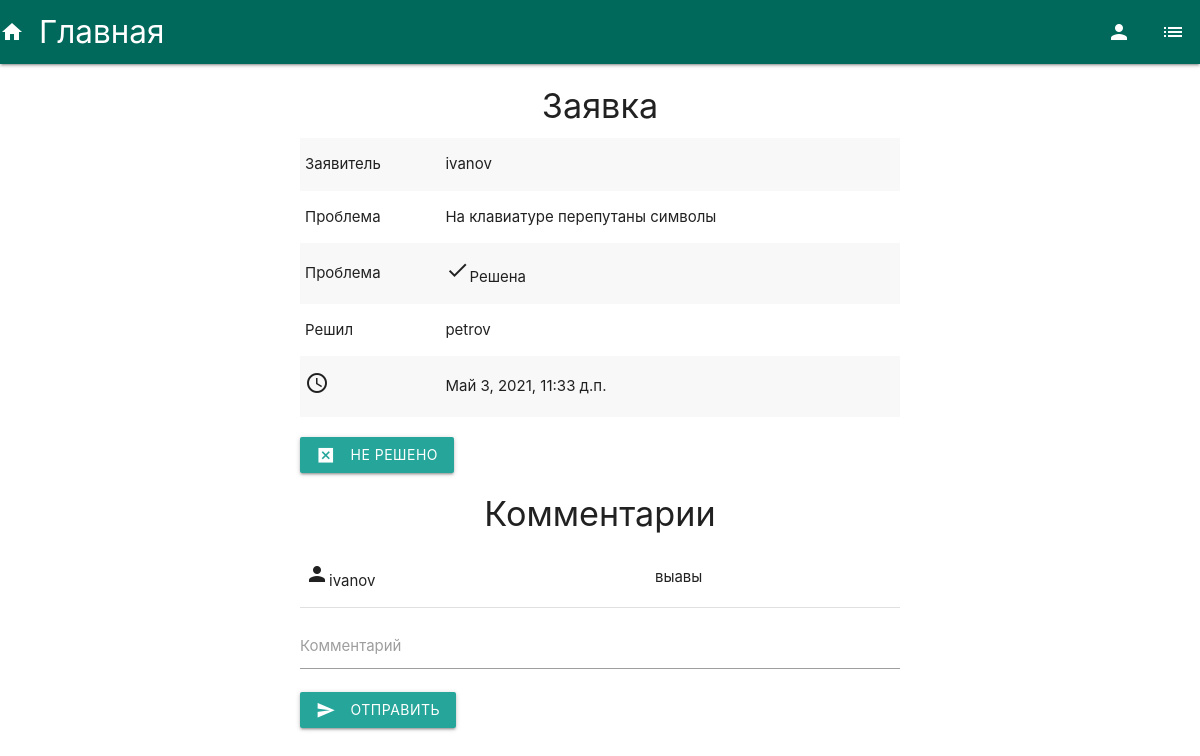
/2/ (signed in), run on the app's committed database.
### tp/apps/requ/models.py (models this page shows, shortened)
class Request(models.Model):
    text = models.TextField('Текст заявки')
    is_solved = models.BooleanField('Проблема решена')
    author = models.ForeignKey(User, on_delete=models.CASCADE, related_name='author')
    solver = models.ForeignKey(User, on_delete=models.CASCADE, related_name='solver', blank=True, null=True)
    pub_date = models.DateTimeField('дата публикации')
    class Meta:
        verbose_name = 'Заявка'
        verbose_name_plural = 'Заявки'

class Comment(models.Model):
    text = models.CharField('текст комментария', max_length=255)
    request = models.ForeignKey(Request, on_delete=models.CASCADE)
    author = models.ForeignKey(User, on_delete=models.CASCADE)
    class Meta:
        verbose_name = 'Комментарий'
        verbose_name_plural = 'Комментарии'

### tp/apps/requ/views.py (the view)
# urls.py: path('<int:id>/', views.detail, name='detail'),
def detail(request, id):
    try:
        req = Request.objects.get(id=id)
        user_ = request.user
        if user_.groups.filter(name="sysadm").exists() or user_.is_superuser or user_ == req.author:
            comments = Comment.objects.filter(request=req)
        else:
            return HttpResponse("Недостаточно прав!")
    except:
        raise Http404("Заявка не найдена!")
    return render(request, 'requ/detail.html', {'req': req, 'comments': comments})

### tp/templates/requ/detail.html (shortened to what this page needs)
{% extends 'base.html' %}
{% block content %}
    <h4 class="center-align">Заявка</h4>
    <div class="row center-aligned">
        <table class="striped">
            <tr>
                <td>Заявитель</td>
                <td>{{ req.author }}</td>
            </tr>
            <tr>
                <td>Проблема</td>
                <td>{{ req.text }}</td>
            </tr>
            {% if req.is_solved %}
                <tr>
                    <td>Проблема</td>
                    <td><i class="material-icons">done</i>Решена</td>
                </tr>
                {% if req.solver %}
                    <tr>
                        <td>Решил</td>
                        <td>{{ req.solver }}</td>
                    </tr>
                {% endif %}
            {% else %}
                <tr>
                    <td>Проблема</td>
                    <td><i class="material-icons">close</i>Не решена</td>
                </tr>
            {% endif %}
            <tr>
                <td><i class="material-icons">access_time</i></td>
                <td>{{ req.pub_date }}</td>
            </tr>
        </table>
    </div>
    {% if req.is_solved %}
        <form action="{% url 'requ:unsolved' req.id %}">
            <button type="submit" class="waves-effect waves-light btn">
                <i class="material-icons left">disabled_by_default</i>Не решено
            </button>
        </form>
    {% else %}
        <form action="{% url 'requ:solved' req.id %}">
            <button type="submit" class="waves-effect waves-light btn">
                <i class="material-icons left">check</i>Решено
            </button>
        </form>
    {% endif %}
    <h4 class="center-align">Комментарии</h4>
    <table>
        {% for i in comments %}
            <tr>
                <td><i class="material-icons">person</i>{{ i.author }}</td>
                <td>{{ i.text }}</td>
            </tr>
        {% endfor %}
    </table>
    <form action="{% url 'requ:comment' req.id %}" method="post">
        <div class="input-field">
            <input type="text" required name="text" id="text" class="validate">
            <label for="text">Комментарий</label>
        </div>
        <button type="submit" class="waves-effect waves-light btn">
            <i class="material-icons left">send</i>Отправить
        </button>
    </form>
{% endblock %}

### data on the page
Request: author "ivanov", text "На клавиатуре перепутаны символы", solver "petrov", pub_date "Май 3, 2021, 11:33 д.п."
Comment: author "ivanov", text "выавы"
